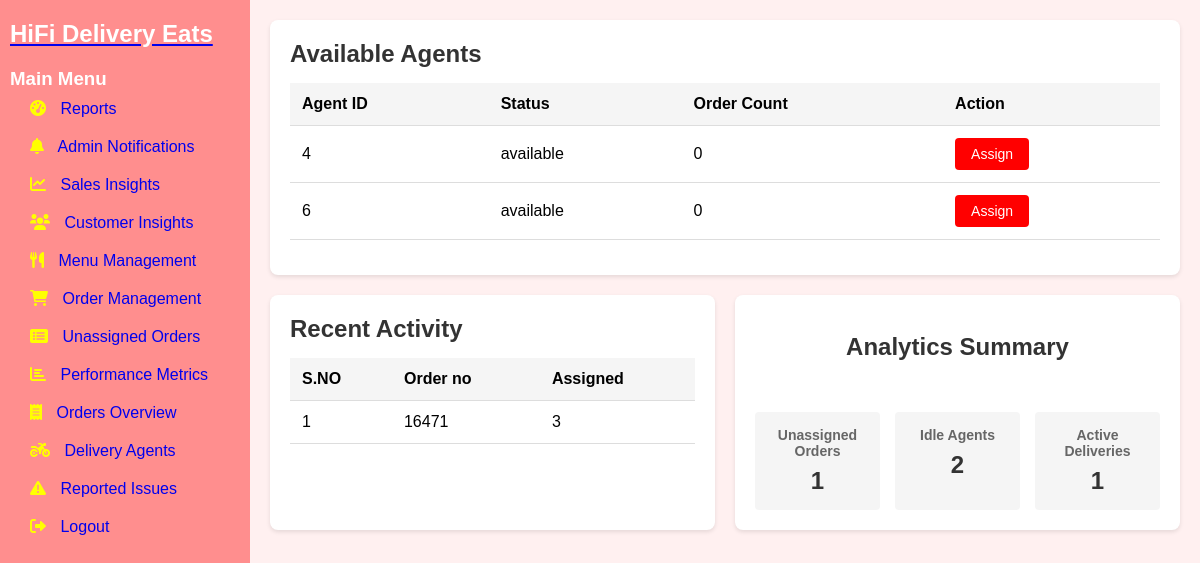
Page /assign-dashboard/1 (signed in) on the committed database.
### tables this page shows
CREATE TABLE Delivery_agents (
        id INTEGER PRIMARY KEY,
        name TEXT NOT NULL,
        status TEXT NOT NULL,
        FOREIGN KEY (id) REFERENCES Users(user_id),
        FOREIGN KEY (name) REFERENCES Users(full_name)
    );

### app.py (the view)
@app.route('/assign-dashboard/<int:order_id>')
def agent_assignment_dashboard(order_id):
    if not is_admin():
        flash('Access denied. Admins only.', 'error')
        return redirect(url_for('signin'))
    db = get_db_connection()
    cur = db.cursor()
    cur.execute('''SELECT da.*,
    COALESCE((SELECT COUNT(*)
        FROM Delivery d
        WHERE d.Delivery_Agent_ID = da.id AND date(d.Delivery_time) = date('now')), 0) as today_orders
    FROM Delivery_agents da
    WHERE da.status = 'available';''')
    order_count = cur.fetchall()
    agents = [{"id":count[0], "name":count[1], "status":count[2], "order_count":count[3]}
                   for count in order_count]
    cur.execute("""
        SELECT d.order_id, d.delivery_agent_id
        FROM Delivery d WHERE Status='Assigned'
        ORDER BY d.pickup_time DESC LIMIT 5
    """)
    recent_activities = cur.fetchall()
    recent_activities = [
        {"S_No": i + 1, "order_id": activity[0], "agent_id": activity[1] or "Unassigned"}
        for i, activity in enumerate(recent_activities)
    ]
    cur.execute("SELECT COUNT(*) FROM Delivery WHERE status = 'Unassigned'")
    unassigned_orders = cur.fetchone()[0]
    cur.execute("SELECT COUNT(*) FROM Delivery_agents WHERE status = 'available'")
    idle_agents = cur.fetchone()[0]
    cur.execute("SELECT COUNT(*) FROM Delivery WHERE status IN ('Assigned', 'Out for delivery')")
    active_deliveries = cur.fetchone()[0]
    analytics_summary = {
        'unassigned_orders': unassigned_orders,
        'idle_agents': idle_agents,
        'active_deliveries': active_deliveries
    }
    return render_template(
        'order_assignment.html',
        agents=agents,
        recent_activities=recent_activities,
        analytics_summary=analytics_summary,
        order_id=order_id
    )

### app.py (called while the page is built)
def is_admin():
    user_email = session.get('user')
    if not user_email:
        print("No user in session")
        return False
    conn = get_db()
    cursor = conn.cursor()
    cursor.execute('SELECT is_admin FROM Users WHERE email = ?', (user_email,))
    user = cursor.fetchone()
    conn.close()
    if user:
        print(f"User {user_email} is {'an admin' if user['is_admin'] == 1 else 'not an admin'}")
    return user and user['is_admin'] == 1

@app.teardown_appcontext
def close_connection(exception):
    db = getattr(g, '_database', None)
    if db is not None:
        db.close()

def get_db():
    conn = sqlite3.connect('existing_database.db')
    conn.row_factory = sqlite3.Row
    return conn

def get_db_connection():
    conn = sqlite3.connect("existing_database.db")
    conn.row_factory = sqlite3.Row
    return conn

### templates/order_assignment.html (shortened to what this page needs)
{% extends 'base.html' %}
{% block extra_css %}
<link rel="stylesheet" href="{{ url_for('static', filename='css/order_assignment.css') }}">
{% endblock %}
{% block content %}
<div class="section-box agents-section">
    <h2>Available Agents</h2>
    <table class="agents-table">
        <thead>
            <tr>
                <th>Agent ID</th>
                <th>Status</th>
                <th>Order Count</th>
                <th>Action</th>
            </tr>
        </thead>
        <tbody>
            {% for agent in agents %}
            <tr>
                <td>{{ agent.id }}</td>
                <td>{{ agent.status }}</td>
                <td>{{agent.order_count}}</td>
                <td>
                    <form method="POST" action="{{ url_for('assign_agent', order_id=order_id, agent_id=agent.id) }}"
                       data-order-id="{{ order_id }}" data-agent-id="{{ agent.id }}">
                       <button type="button" class="assign-btn">Assign</button>
                    </form>
                </td>
            </tr>
            {% endfor %}
        </tbody>
    </table>
</div>
<div class="bottom-sections">
    <div class="section-box recent-activity">
        <h2>Recent Activity</h2>
        <table>
            <thead>
                <tr>
                    <th>S.NO</th>
                    <th>Order no</th>
                    <th>Assigned</th>
                </tr>
            </thead>
            <tbody>
                {% for activity in recent_activities %}
                <tr>
                    <td>{{ activity.S_No }}</td>
                    <td>{{ activity.order_id }}</td>
                    <td>{{ activity.agent_id or 'Unassigned' }}</td>
                </tr>
                {% endfor %}
            </tbody>
        </table>
    </div>
    <div class="section-box analytics-summary">
        <br><h2 style="text-align: center;">Analytics Summary</h2><br><br>
        <div class="analytics-grid">
            <div class="analytics-item">
                <h3>Unassigned Orders</h3>
                <p>{{ analytics_summary.unassigned_orders }}</p>
            </div>
            <div class="analytics-item">
                <h3>Idle Agents</h3>
                <p>{{ analytics_summary.idle_agents }}</p>
            </div>
            <div class="analytics-item">
                <h3>Active Deliveries</h3>
                <p>{{ analytics_summary.active_deliveries }}</p>
            </div>
        </div>
    </div>
</div>
{% endblock %}

### static/css/order_assignment.css (style rules this page uses)
* { margin: 0; padding: 0; box-sizing: border-box; font-family: Arial, sans-serif; }
.section-box { background-color: white; padding: 20px; border-radius: 8px; box-shadow: 0 2px 4px rgba(0, 0, 0, 0.1); margin-bottom: 20px; }
.section-box h2 { margin-bottom: 15px; color: #333; }
table { width: 100%; border-collapse: collapse; margin-bottom: 15px; }
th, td { padding: 12px; text-align: left; border-bottom: 1px solid #ddd; }
th { background-color: #f5f5f5; font-weight: bold; }
.assign-btn { background-color: #FF0000; color: white; border: none; padding: 8px 16px; border-radius: 4px; cursor: pointer; font-size: 14px; }
.bottom-sections { display: flex; gap: 20px; margin-bottom: 20px; }
.recent-activity, .analytics-summary { flex: 1; }
.analytics-grid { display: grid; grid-template-columns: repeat(3, 1fr); gap: 15px; text-align: center; }
.analytics-item { padding: 15px; background-color: #f5f5f5; border-radius: 4px; }
.analytics-item h3 { font-size: 14px; margin-bottom: 8px; color: #666; }
.analytics-item p { font-size: 24px; font-weight: bold; color: #333; }

### static/css/base.css (style rules this page uses)
body, h1, p, ul, li { margin: 0; padding: 0; list-style: none; box-sizing: border-box; }
h2 { margin-top: 0; font-size: 24px; }
body { font-family: Arial, sans-serif; background: #ffe6e698; }

### rows in the picture
Delivery_agents: id "4", status "available", order_count "0"
Delivery_agents: id "6", status "available", order_count "0"

### other values in the picture
{{ activity.S_No }} "1"
{{ activity.order_id }} "16471"
{{ activity.agent_id or 'Unassigned' }} "3"
{{ analytics_summary.unassigned_orders }} "1"
{{ analytics_summary.idle_agents }} "2"
{{ analytics_summary.active_deliveries }} "1"
